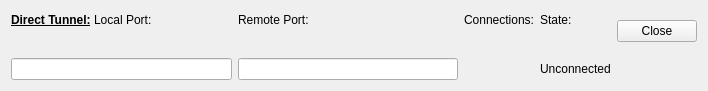
<?xml version="1.0" encoding="UTF-8"?>
<ui version="4.0">
 <class>DirectTunnelForm</class>
 <widget class="QWidget" name="DirectTunnelForm">
  <property name="geometry">
   <rect>
    <x>0</x>
    <y>0</y>
    <width>708</width>
    <height>91</height>
   </rect>
  </property>
  <property name="windowTitle">
   <string>Form</string>
  </property>
  <layout class="QGridLayout" name="gridLayout">
   <item row="2" column="3">
    <widget class="QLabel" name="txtState">
     <property name="text">
      <string>Unconnected</string>
     </property>
    </widget>
   </item>
   <item row="0" column="0">
    <widget class="QLabel" name="label_2">
     <property name="text">
      <string>&lt;html&gt;&lt;head/&gt;&lt;body&gt;&lt;p&gt;&lt;span style=&quot; font-weight:600; text-decoration: underline;&quot;&gt;Direct Tunnel:&lt;/span&gt; Local Port:&lt;/p&gt;&lt;/body&gt;&lt;/html&gt;</string>
     </property>
    </widget>
   </item>
   <item row="0" column="4" rowspan="2">
    <widget class="QPushButton" name="closeButton">
     <property name="text">
      <string>Close</string>
     </property>
    </widget>
   </item>
   <item row="0" column="2">
    <widget class="QLabel" name="label">
     <property name="text">
      <string>Connections:</string>
     </property>
    </widget>
   </item>
   <item row="1" column="2" rowspan="2">
    <widget class="QLabel" name="txtConnections">
     <property name="text">
      <string/>
     </property>
    </widget>
   </item>
   <item row="0" column="3">
    <widget class="QLabel" name="label_4">
     <property name="text">
      <string>State:</string>
     </property>
    </widget>
   </item>
   <item row="2" column="1">
    <widget class="QLineEdit" name="txtRemotePort">
     <property name="readOnly">
      <bool>true</bool>
     </property>
    </widget>
   </item>
   <item row="0" column="1">
    <widget class="QLabel" name="label_3">
     <property name="text">
      <string>Remote Port:</string>
     </property>
    </widget>
   </item>
   <item row="2" column="0">
    <widget class="QLineEdit" name="txtLocalPort">
     <property name="readOnly">
      <bool>true</bool>
     </property>
    </widget>
   </item>
  </layout>
 </widget>
 <resources/>
 <connections/>
</ui>
